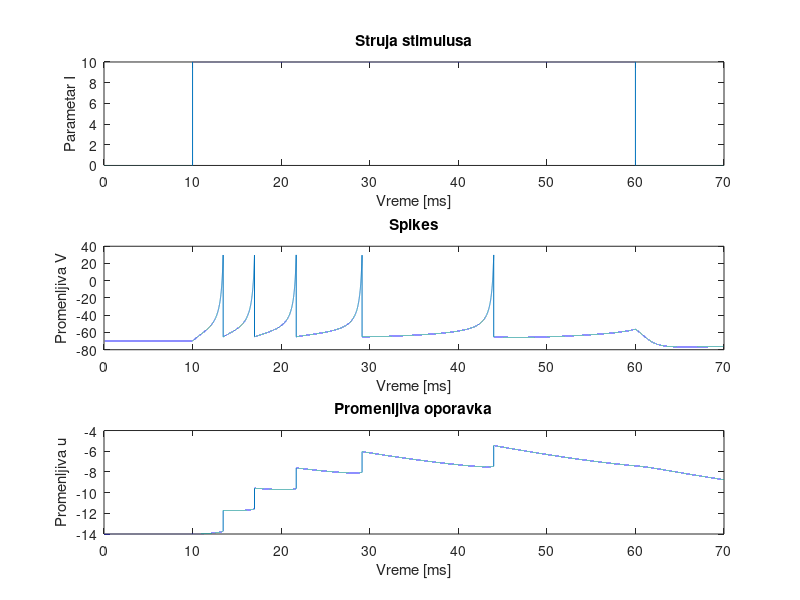

Write MATLAB code to recreate this figure.
a = 0.02;
b = 0.2;
c = -65;
d = 2;
Vspike = 30; %vrh tj. maksimalan spike
Iapp = 10; %struja stimulusa
tpulse = 10; %pocetak delovanja stimulusa
lengthpulse = 50; %duzina trajanja stimulusa
tmax = 70; %vreme do kojeg se izvrsavaju simulacije
dt = 0.001; %vremenski korak odredjivanja resenja
Nt = tmax/dt; %broj tacaka u kojima se odredjuje resenje
T = 0:dt:tmax; %vremenski opseg sa diskretnim koracima
I = zeros(size(T)); %inicijalizacija vektora za struju stimulusa
V = zeros(size(T)); %inicijalizacija vektora za promenljvu V
u = zeros(size(T)); %inicijalizacija vektora za promenljivu oporavka
V(1) = -70; %pocetni uslov, membrana neurona je u stanju mirovanja
u(1) = b*V(1); %pocetni uslov za promenljivu oporavka

for t = tpulse/dt:(tpulse+lengthpulse)/dt
I(t) = Iapp; %generisanje strujnog impulsa
end

for t=1:Nt
    V(t+1) = V(t) + dt*(0.04*V(t)^2+5*V(t)+140-u(t)+I(t)); %resavanje jednacine modela za V
    u(t+1) = u(t) + dt*a*(b*V(t)-u(t)); %resavanje jednacine modela za u
    if (V(t+1)>=Vspike) %proverava da li je spike dostigao maksimum
        V(t+1) = c; %reset posle generisanja spike
        u(t+1) = u(t+1) + d;
    end
end

%iscrtavanje rezultata simulacija
subplot(3,1,1);
plot(T,I);
title('Struja stimulusa');
xlabel('Vreme [ms]');
ylabel('Parametar I');
subplot(3,1,2);
plot(T,V);
title('Spikes');
xlabel('Vreme [ms]');
ylabel('Promenljiva V');
subplot(3,1,3);
plot(T,u);
title('Promenljiva oporavka');
xlabel('Vreme [ms]');
ylabel('Promenljiva u');